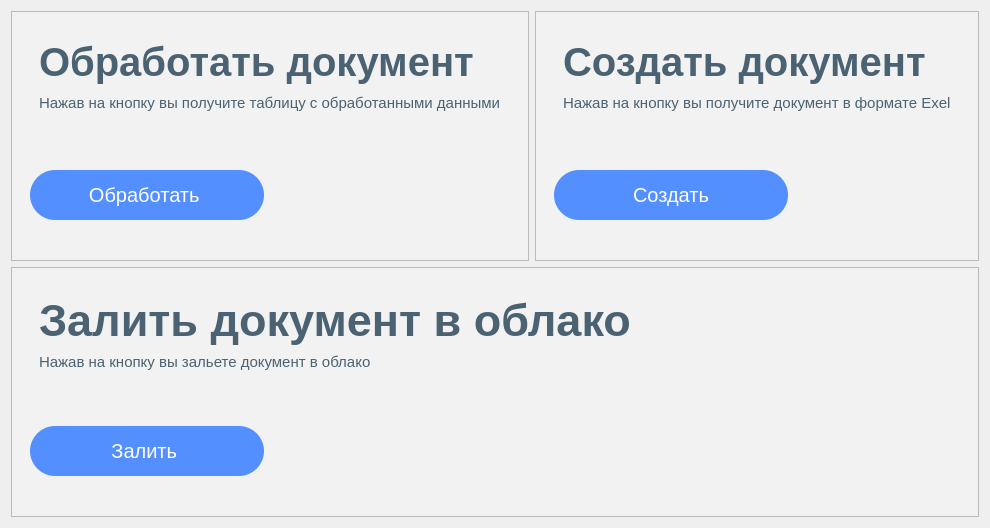
         <widget class="QWidget" name="page1">
          <layout class="QGridLayout" name="gridLayout">
           <item row="1" column="0" colspan="2">
            <widget class="QFrame" name="frame_Alfandega_3">
             <property name="minimumSize">
              <size>
               <width>0</width>
               <height>250</height>
              </size>
             </property>
             <property name="maximumSize">
              <size>
               <width>16777215</width>
               <height>250</height>
              </size>
             </property>
             <property name="styleSheet">
              <string notr="true">QFrame{ background-color: #f2f2f2; }</string>
             </property>
             <property name="frameShape">
              <enum>QFrame::StyledPanel</enum>
             </property>
             <property name="frameShadow">
              <enum>QFrame::Raised</enum>
             </property>
             <layout class="QVBoxLayout" name="verticalLayout_18">
              <item>
               <widget class="QFrame" name="frame_27">
                <property name="styleSheet">
                 <string notr="true">QFrame{ border:0px }</string>
                </property>
                <property name="frameShape">
                 <enum>QFrame::StyledPanel</enum>
                </property>
                <property name="frameShadow">
                 <enum>QFrame::Raised</enum>
                </property>
                <layout class="QHBoxLayout" name="horizontalLayout_13">
                 <item>
                  <widget class="QFrame" name="frame_21">
                   <property name="minimumSize">
                    <size>
                     <width>200</width>
                     <height>0</height>
                    </size>
                   </property>
                   <property name="styleSheet">
                    <string notr="true">QFrame{ border:0px }</string>
                   </property>
                   <property name="frameShape">
                    <enum>QFrame::StyledPanel</enum>
                   </property>
                   <property name="frameShadow">
                    <enum>QFrame::Raised</enum>
                   </property>
                   <layout class="QVBoxLayout" name="verticalLayout_13">
                    <item>
                     <widget class="QLabel" name="label_TitleAlfandega_3">
                      <property name="minimumSize">
                       <size>
                        <width>230</width>
                        <height>0</height>
                       </size>
                      </property>
                      <property name="styleSheet">
                       <string notr="true">QLabel{
text-align:centeral;
color:#4b6272;
border:0px;
font-size:45px;
font-weight: bold;
}</string>
                      </property>
                      <property name="text">
                       <string>Залить документ в облако</string>
                      </property>
                     </widget>
                    </item>
                    <item>
                     <widget class="QLabel" name="label_SubTitleAlfandega_3">
                      <property name="styleSheet">
                       <string notr="true">
QLabel{
color:#4b6272;
border:0px;
font-size:15px;
}</string>
                      </property>
                      <property name="text">
                       <string>Нажав на кнопку вы зальете документ в облако</string>
                      </property>
                     </widget>
                    </item>
                   </layout>
                  </widget>
                 </item>
                </layout>
               </widget>
              </item>
              <item>
               <widget class="QFrame" name="frame_28">
                <property name="styleSheet">
                 <string notr="true">QFrame{ border:0px }</string>
                </property>
                <property name="frameShape">
                 <enum>QFrame::StyledPanel</enum>
                </property>
                <property name="frameShadow">
                 <enum>QFrame::Raised</enum>
                </property>
                <layout class="QVBoxLayout" name="verticalLayout_19">
                 <item>
                  <widget class="QPushButton" name="pushButton_BtnAlfandega_3">
                   <property name="minimumSize">
                    <size>
                     <width>0</width>
                     <height>50</height>
                    </size>
                   </property>
                   <property name="maximumSize">
                    <size>
                     <width>234</width>
                     <height>50</height>
                    </size>
                   </property>
                   <property name="cursor">
                    <cursorShape>PointingHandCursor</cursorShape>
                   </property>
                   <property name="layoutDirection">
                    <enum>Qt::LeftToRight</enum>
                   </property>
                   <property name="styleSheet">
                    <string notr="true">QPushButton{
	text-align:centeral;
	color:#fff;
	border:0px;
	border-radius:25px;
	font-size:20px;
	cursor: pointer;
	background-color:#538fff;
}
QPushButton:hover{
background-color:#3668ff;
}


</string>
                   </property>
                   <property name="text">
                    <string>Залить </string>
                   </property>
                   <property name="icon">
                    <iconset>
                     <normaloff>:/img/path395.png</normaloff>:/img/path395.png</iconset>
                   </property>
                   <property name="iconSize">
                    <size>
                     <width>40</width>
                     <height>40</height>
                    </size>
                   </property>
                  </widget>
                 </item>
                </layout>
               </widget>
              </item>
             </layout>
            </widget>
           </item>
           <item row="0" column="1">
            <widget class="QFrame" name="frame_Alfandega_2">
             <property name="minimumSize">
              <size>
               <width>0</width>
               <height>250</height>
              </size>
             </property>
             <property name="maximumSize">
              <size>
               <width>16777215</width>
               <height>250</height>
              </size>
             </property>
             <property name="styleSheet">
              <string notr="true">QFrame{ background-color: #f2f2f2; }</string>
             </property>
             <property name="frameShape">
              <enum>QFrame::StyledPanel</enum>
             </property>
             <property name="frameShadow">
              <enum>QFrame::Raised</enum>
             </property>
             <layout class="QVBoxLayout" name="verticalLayout_16">
              <item>
               <widget class="QFrame" name="frame_25">
                <property name="styleSheet">
                 <string notr="true">QFrame{ border:0px }</string>
                </property>
                <property name="frameShape">
                 <enum>QFrame::StyledPanel</enum>
                </property>
                <property name="frameShadow">
                 <enum>QFrame::Raised</enum>
                </property>
                <layout class="QHBoxLayout" name="horizontalLayout_12">
                 <item>
                  <widget class="QFrame" name="frame_20">
                   <property name="minimumSize">
                    <size>
                     <width>200</width>
                     <height>0</height>
                    </size>
                   </property>
                   <property name="styleSheet">
                    <string notr="true">QFrame{ border:0px }</string>
                   </property>
                   <property name="frameShape">
                    <enum>QFrame::StyledPanel</enum>
                   </property>
                   <property name="frameShadow">
                    <enum>QFrame::Raised</enum>
                   </property>
                   <layout class="QVBoxLayout" name="verticalLayout_12">
                    <item>
                     <widget class="QLabel" name="label_TitleAlfandega_2">
                      <property name="minimumSize">
                       <size>
                        <width>230</width>
                        <height>0</height>
                       </size>
                      </property>
                      <property name="styleSheet">
                       <string notr="true">QLabel{

color:#4b6272;
border:0px;
font-size:40px;
font-weight: bold;
}</string>
                      </property>
                      <property name="text">
                       <string>Создать документ</string>
                      </property>
                     </widget>
                    </item>
                    <item>
                     <widget class="QLabel" name="label_SubTitleAlfandega_2">
                      <property name="styleSheet">
                       <string notr="true">
QLabel{
color:#4b6272;
border:0px;
font-size:15px;
}</string>
                      </property>
                      <property name="text">
                       <string>Нажав на кнопку вы получите документ в формате Exel</string>
                      </property>
                     </widget>
                    </item>
                   </layout>
                  </widget>
                 </item>
                </layout>
               </widget>
              </item>
              <item>
               <widget class="QFrame" name="frame_26">
                <property name="styleSheet">
                 <string notr="true">QFrame{ border:0px }</string>
                </property>
                <property name="frameShape">
                 <enum>QFrame::StyledPanel</enum>
                </property>
                <property name="frameShadow">
                 <enum>QFrame::Raised</enum>
                </property>
                <layout class="QVBoxLayout" name="verticalLayout_17">
                 <item>
                  <widget class="QPushButton" name="pushButton_BtnAlfandega_2">
                   <property name="minimumSize">
                    <size>
                     <width>0</width>
                     <height>50</height>
                    </size>
                   </property>
                   <property name="maximumSize">
                    <size>
                     <width>234</width>
                     <height>50</height>
                    </size>
                   </property>
                   <property name="cursor">
                    <cursorShape>PointingHandCursor</cursorShape>
                   </property>
                   <property name="layoutDirection">
                    <enum>Qt::LeftToRight</enum>
                   </property>
                   <property name="styleSheet">
                    <string notr="true">QPushButton{
	text-align:centeral;
	color:#fff;
	border:0px;
	border-radius:25px;
	font-size:20px;
	cursor: pointer;
	background-color:#538fff;
}
QPushButton:hover{
background-color:#3668ff;
}


</string>
                   </property>
                   <property name="text">
                    <string>Создать</string>
                   </property>
                   <property name="icon">
                    <iconset>
                     <normaloff>:/img/path395.png</normaloff>:/img/path395.png</iconset>
                   </property>
                   <property name="iconSize">
                    <size>
                     <width>40</width>
                     <height>40</height>
                    </size>
                   </property>
                  </widget>
                 </item>
                </layout>
               </widget>
              </item>
             </layout>
            </widget>
           </item>
           <item row="0" column="0">
            <widget class="QFrame" name="frame_Alfandega">
             <property name="minimumSize">
              <size>
               <width>0</width>
               <height>250</height>
              </size>
             </property>
             <property name="maximumSize">
              <size>
               <width>16777215</width>
               <height>250</height>
              </size>
             </property>
             <property name="styleSheet">
              <string notr="true">QFrame{ background-color: #f2f2f2; }</string>
             </property>
             <property name="frameShape">
              <enum>QFrame::StyledPanel</enum>
             </property>
             <property name="frameShadow">
              <enum>QFrame::Raised</enum>
             </property>
             <layout class="QVBoxLayout" name="verticalLayout_14">
              <item>
               <widget class="QFrame" name="frame_24">
                <property name="styleSheet">
                 <string notr="true">QFrame{ border:0px }</string>
                </property>
                <property name="frameShape">
                 <enum>QFrame::StyledPanel</enum>
                </property>
                <property name="frameShadow">
                 <enum>QFrame::Raised</enum>
                </property>
                <layout class="QHBoxLayout" name="horizontalLayout_11">
                 <item>
                  <widget class="QFrame" name="frame_19">
                   <property name="minimumSize">
                    <size>
                     <width>200</width>
                     <height>0</height>
                    </size>
                   </property>
                   <property name="styleSheet">
                    <string notr="true">QFrame{ border:0px }</string>
                   </property>
                   <property name="frameShape">
                    <enum>QFrame::StyledPanel</enum>
                   </property>
                   <property name="frameShadow">
                    <enum>QFrame::Raised</enum>
                   </property>
                   <layout class="QVBoxLayout" name="verticalLayout_11">
                    <item>
                     <widget class="QLabel" name="label_TitleAlfandega">
                      <property name="minimumSize">
                       <size>
                        <width>230</width>
                        <height>0</height>
                       </size>
                      </property>
                      <property name="styleSheet">
                       <string notr="true">QLabel{

color:#4b6272;
border:0px;
font-size:40px;
font-weight: bold;
}</string>
                      </property>
                      <property name="text">
                       <string>Обработать документ</string>
                      </property>
                     </widget>
                    </item>
                    <item>
                     <widget class="QLabel" name="label_SubTitleAlfandega">
                      <property name="styleSheet">
                       <string notr="true">
QLabel{
color:#4b6272;
border:0px;
font-size:15px;
}</string>
                      </property>
                      <property name="text">
                       <string>Нажав на кнопку вы получите таблицу с обработанными данными</string>
                      </property>
                     </widget>
                    </item>
                   </layout>
                  </widget>
                 </item>
                </layout>
               </widget>
              </item>
              <item>
               <widget class="QFrame" name="frame_23">
                <property name="styleSheet">
                 <string notr="true">QFrame{ border:0px }</string>
                </property>
                <property name="frameShape">
                 <enum>QFrame::StyledPanel</enum>
                </property>
                <property name="frameShadow">
                 <enum>QFrame::Raised</enum>
                </property>
                <layout class="QVBoxLayout" name="verticalLayout_15">
                 <item>
                  <widget class="QPushButton" name="pushButton_BtnAlfandega">
                   <property name="minimumSize">
                    <size>
                     <width>0</width>
                     <height>50</height>
                    </size>
                   </property>
                   <property name="maximumSize">
                    <size>
                     <width>234</width>
                     <height>50</height>
                    </size>
                   </property>
                   <property name="cursor">
                    <cursorShape>PointingHandCursor</cursorShape>
                   </property>
                   <property name="layoutDirection">
                    <enum>Qt::LeftToRight</enum>
                   </property>
                   <property name="styleSheet">
                    <string notr="true">QPushButton{
	text-align:centeral;
	color:#fff;
	border:0px;
	border-radius:25px;
	font-size:20px;
	cursor: pointer;
	background-color:#538fff;
}
QPushButton:hover{
background-color:#3668ff;
}


</string>
                   </property>
                   <property name="text">
                    <string>Обработать </string>
                   </property>
                   <property name="icon">
                    <iconset>
                     <normaloff>:/img/path395.png</normaloff>:/img/path395.png</iconset>
                   </property>
                   <property name="iconSize">
                    <size>
                     <width>40</width>
                     <height>40</height>
                    </size>
                   </property>
                  </widget>
                 </item>
                </layout>
               </widget>
              </item>
             </layout>
            </widget>
           </item>
          </layout>
         </widget>
